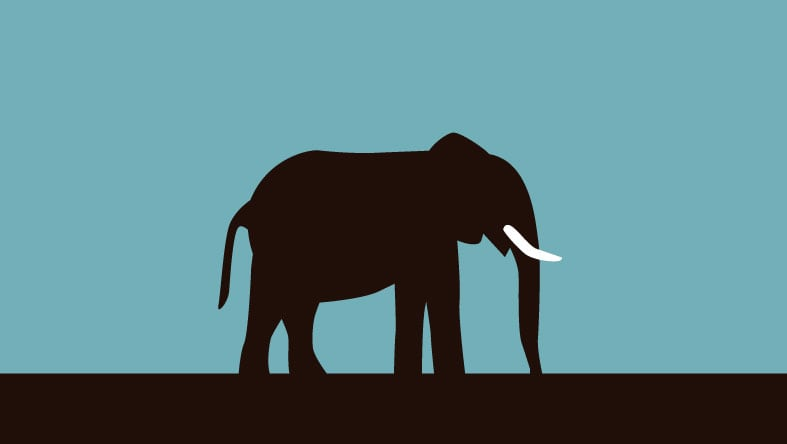
#> input picture TP1/random.jpg, 787 x 444 px
$ python binarisation.py
#> lines starting #> are read from the running program, lines starting #| are printed output that depends on the picture; after the words box and inside, x2 and y2 are one past the last pixel; in counts of white or black regions, pixels touching at a corner belong together
from PIL import Image
import numpy as np

# Open an image
image = Image.open('random.jpg')
#> image is the input picture: PIL image 787x444 RGB; mean R, G, B 90.5, 127.5, 132.5
print (type(image))
#| <class 'PIL.JpegImagePlugin.JpegImageFile'>
image.show()

# Get the size of the image
width, height = image.size
#> width = 787; height = 444
print (f'Width: {width} / Height: {height}')
#| Width: 787 / Height: 444

# Get the mode of the image
mode = image.mode
#> mode = 'RGB'
print (f'This image is: {mode}')
#| This image is: RGB

# Access the pixels of the image
pix = image.load()
print (type(pix))
#| <class 'PixelAccess'>
pix_1 = pix[780, 400]
#> pix_1 = (32, 15, 8)
print (pix_1)
#| (32, 15, 8)
print (f'The R value is: {pix_1[0]}.', end=' ')
#| The R value is: 32.
print (f'The G value is: {pix_1[1]}.', end=' ')
#| The G value is: 15.
print (f'The B value is: {pix_1[2]}.')
#| The B value is: 8.

# ****************************************************** Image Binarization with PIL *******************************************
# Convert an image from RGB to grayscale: L = R * 299/1000 + G * 587/1000 + B * 114/1000

# Open an image
image = Image.open('random.jpg')
image_gray = image.convert(mode='L')
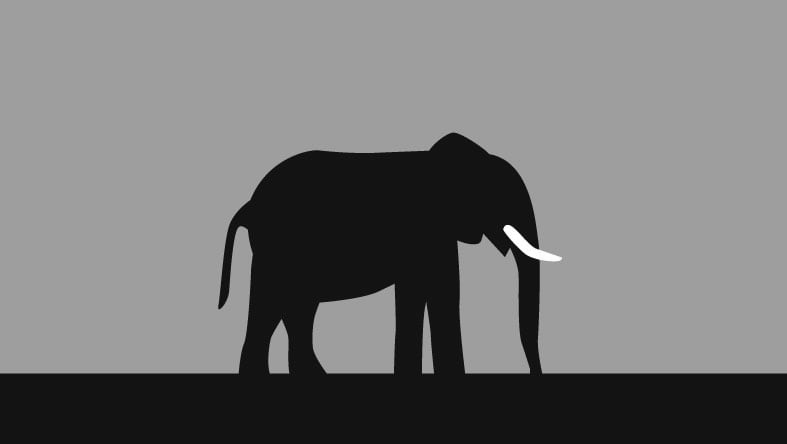
#> image_gray: PIL image 787x444 L; min 1, max 255, mean 116.8
pix_gray = image_gray.load()
print (pix_gray[780, 400])
#| 19
image_gray.show()

# Method 1: Define a binarization function
def binarize(img, thresh=100):

#> called with thresh = 100
    width,height=img.size
#> width = 787; height = 444

    # Loop through pixels
    for x in range(width):
        for y in range(height):

            # If intensity less than threshold, assign white
            if img.getpixel((x,y)) < thresh:
                img.putpixel((x,y),0)

            # If intensity greater than threshold, assign black
            else:
                img.putpixel((x,y),255)
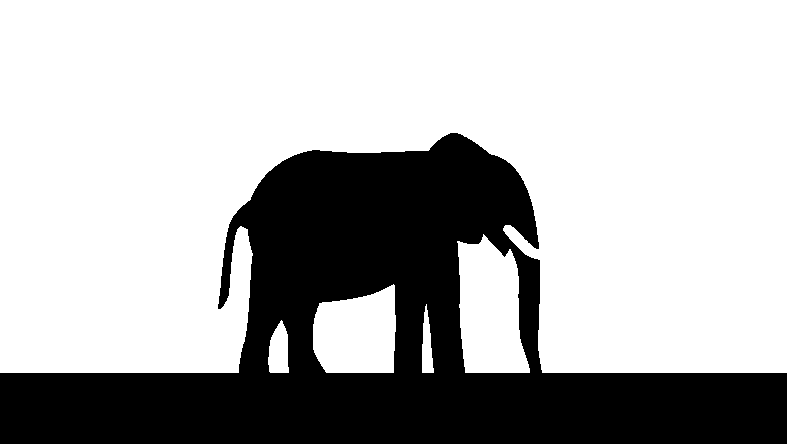
#> img: PIL image 787x444 L; 70.1% white; 1 black region, box (x1, y1, x2, y2) and area: (0, 133, 787, 444) 104348

    return img

bin_image=binarize(image_gray)
bin_image.show()
bin_image.save('binary_random1.png')

image2 = Image.open('binary_random1.png').convert('L')
image2_np = np.array(image2).astype(np.uint8)
print (image2_np.shape)
#| (444, 787)
print (np.unique(image2_np))
#| [  0 255]

# Method 2: Using point function
# Convert to bi (white and black) with a threshold of 100
threshold = 127
image_bw = image_gray.point(lambda x: 255 if x > threshold else 0)
image_bw.show()
image_bw.save('binary_random2.png')

image3 = Image.open('binary_random2.png').convert('L')
image3_np = np.array(image3).astype(np.uint8)
print (image3_np.shape)
#| (444, 787)
print (np.unique(image3_np))
#| [  0 255]

# ************************************************* Opencv *******************************************************

import cv2

img_rgb = cv2.imread('random.jpg', cv2.IMREAD_COLOR)
print (type(img_rgb))
#| <class 'numpy.ndarray'>
print (img_rgb.shape)
#| (444, 787, 3)
print (img_rgb[400, 780, :])
#| [ 8 15 32]

img_gray = cv2.imread('random.jpg', cv2.IMREAD_GRAYSCALE)
#> img_gray: shape (444, 787); min 0, max 255, mean 116.8
print (img_gray.shape)
#| (444, 787)
print (img_gray[400, 780])
#| 19

threshold = 127
_, img_bw = cv2.threshold(img_gray, threshold, 255, cv2.THRESH_BINARY)
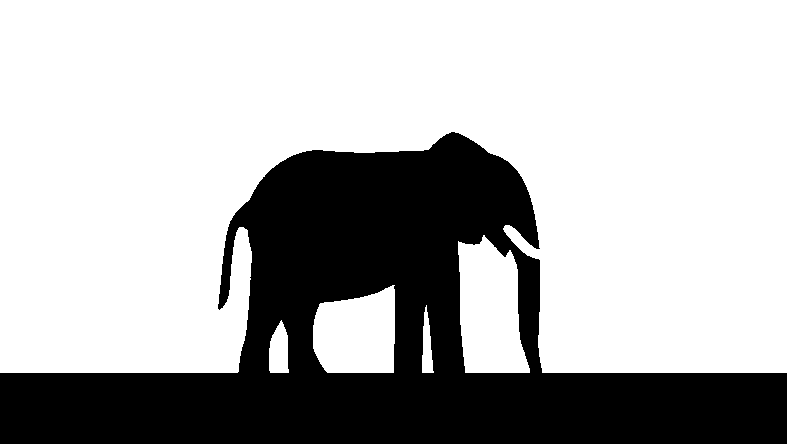
#> img_bw: shape (444, 787); 70% white; 1 black region, box (x1, y1, x2, y2) and area: (0, 132, 787, 444) 104780
print (img_bw[400, 780])
#| 0
print (np.unique(img_bw))
#| [  0 255]
cv2.imshow('binary image', img_bw)
cv2.waitKey(0)

otsu_thresh, img_bw_otsu = cv2.threshold(img_gray, threshold, 255, cv2.THRESH_OTSU)
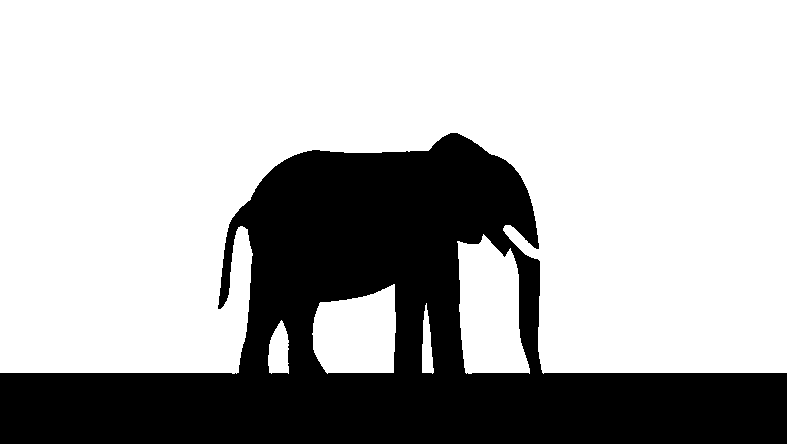
#> img_bw_otsu: shape (444, 787); 70.2% white; 1 black region, box (x1, y1, x2, y2) and area: (0, 133, 787, 444) 104181
#> otsu_thresh = 88
print (otsu_thresh)
#| 88.0
print (img_bw_otsu[400, 780])
#| 0
print (np.unique(img_bw_otsu))
#| [  0 255]
cv2.imshow('binary image with otsu', img_bw_otsu)
cv2.waitKey(0)
